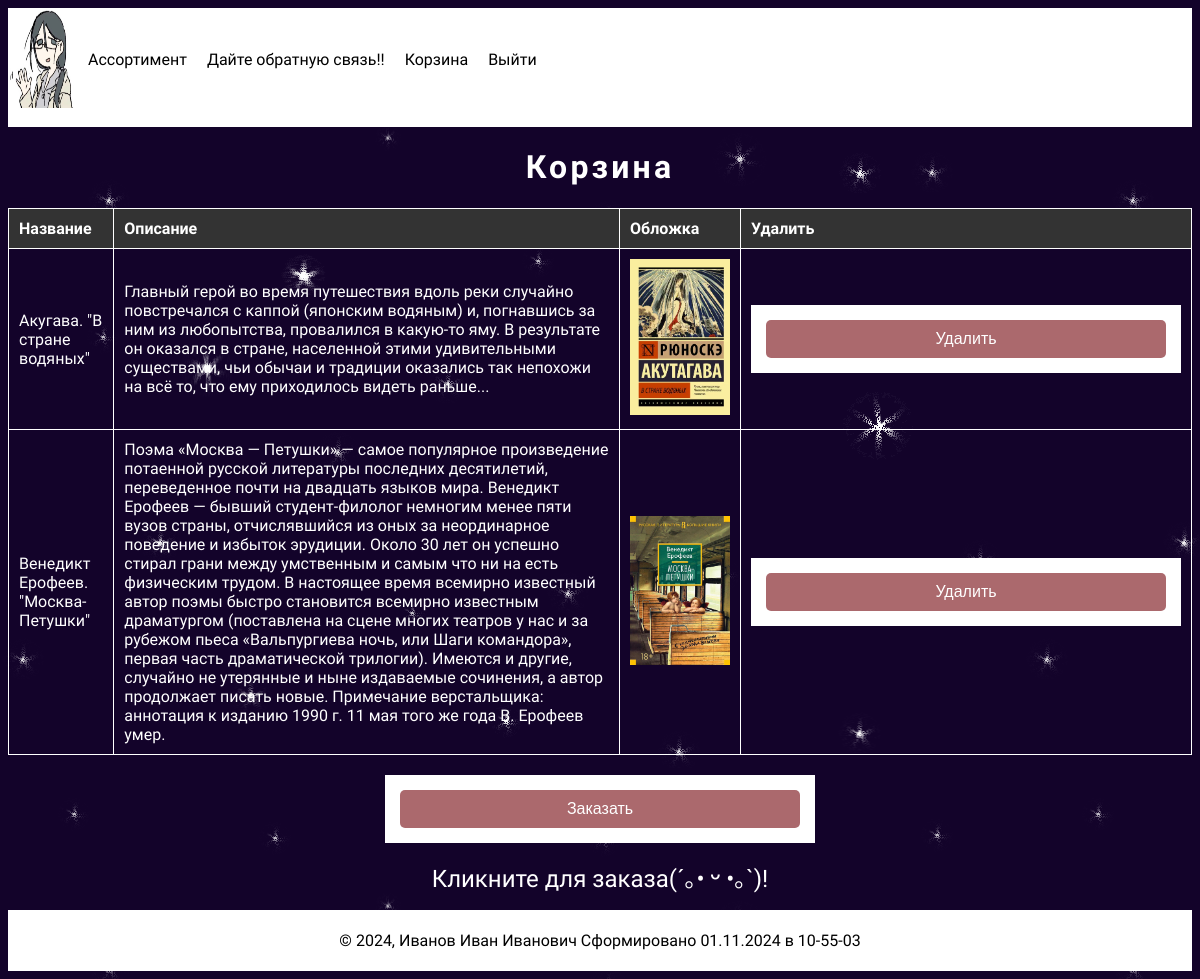
Page /bag.php on the committed database.
### tables this page shows
CREATE TABLE `bag` (
  `id` int(11) NOT NULL,
  `name` varchar(255) NOT NULL,
  `img` varchar(255) NOT NULL,
  `description` text NOT NULL
);

### bag.php (the view, shortened to what this page needs)
<?php
include "db.php";
$result = mysqli_query($mysql, "SELECT * FROM `bag`");
?>
<!DOCTYPE html>
<html lang="ru">
<head>
<link rel="stylesheet" href="first.css" />
</head>
<header>
<div class="name">
<a href="first.php">
<img src="что.jpg" width="70px" height="100px" />
</a>
</div>
<div class="menu">
<ul>
<li><a href="assortment_user.php">Ассортимент</a></li>
<li><a href="feedback_form.php">Дайте обратную связь!!</a></li>
<li><a href="bag.php">Корзина</a></li>
<li><a href="first.php">Выйти</a></li>
</ul>
</div>
</header>
<body>
<span style="color: white">
<h1>Корзина</h1>
<table>
<thead>
<tr>
<th>Название</th>
<th>Описание</th>
<th>Обложка</th>
<th class="delete-column">Удалить</th>
</tr>
</thead>
<tbody>
<?php
if ($result) {
    if (mysqli_num_rows($result) > 0) {
        while($row = mysqli_fetch_assoc($result)){
            ?>
            <tr>
            <td><?php echo $row['name']; ?></td>
            <td><?php echo $row['description']; ?></td>
            <td class="filters__img">
            <img title="<?php echo $row['name'];?>" src="<?php echo $row['img'];?>" width="100" height="auto" />
            </td>
            <td class="delete-column">
            <form action="remove_from_cart.php" method="POST">
            <button type="submit">Удалить</button>
            </form>
            </td>
            </tr>
            <?php
        }
    } else {
        echo "<tr><td colspan='4'>Корзина пуста.</td></tr>";
    }
} else {
    echo "<tr><td colspan='4'>Ошибка выполнения запроса: " . mysqli_error($mysql) . "</td></tr>";
}
?>
</tbody>
</table>
<form action="order.php" method="POST">
<button type="submit">Заказать</button>
</form>
<div class="nap">
<p>
<font size=5><span style="color: white">Кликните для заказа(´｡• ᵕ •｡`)!</span></font>
</p>
</div>
<footer>
<p>
&#169; 2024, Иванов Иван Иванович
<?php
echo "Сформировано " . date("d.m.Y в H-i-s");
?>
</p>
</footer>
</html>

### first.css (style rules this page uses)
header { display: flex; flex-flow: row nowrap; justify-content: flex-start; align-items: center; background-color: white; }
.nap { text-align: center; font-family: "Handjet"; }
.menu ul { font-family: "Handjet"; display: flex; flex-flow: row nowrap; margin: 0; padding: 0; font-size: 16px; line-height: 18px; list-style: none; }
.menu a, .menu .active { display: block; padding: 8px 10px; }
.menu a { color: #000; text-decoration: none; }
body { background-image: url(stars.gif); }
footer { font-family: "Handjet"; display: flex; justify-content: center; padding: 5px; background-color: white; color: black; }
table { font-family: "Handjet"; text-align: center; margin: 0 auto; width: 650px; border-top: 7px solid #bed7dc; border-collapse: collapse; text-align: center; margin-bottom: 20px; border: 1px solid #dddddd; }
td { text-align: center; padding: 10px; border: 3px solid #bed7dc; }
th { text-align: center; padding: 10px; border: 3px solid #bed7dc; }
form { background-color: #ffffff; width: 70%; margin: 0 auto; padding: 15px; }
h1 { font-family: "Handjet"; text-align: center; letter-spacing: 0.1em; }
form { display: flex; flex-direction: column; width: 400px; letter-spacing: 0.1em; text-align: center; }
div { margin-bottom: 15px; }
button[type="submit"] { background-color: #ab696d; color: white; padding: 10px 20px; border: none; border-radius: 5px; cursor: pointer; font-size: 16px; transition: background-color 0.3s ease; }

### bag.php (style rules this page uses)
table { width: 100%; border-collapse: collapse; }
th, td { border: 1px solid white; padding: 10px; text-align: left; }
th { background-color: #333; color: white; }
td { color: white; }
.delete-column { width: 100px; }

### rows in the picture
bag: name "Акугава. \"В стране водяных\"", description "Главный герой во время путешествия вдоль реки случайно повстречался с каппой (японским водяным) и, погнавшись за ним из любопытства, провалился в какую-то яму. В результате он оказался в стране, населенной этими удивительными существами, чьи обычаи и традиции оказались так непохожи на всё то, что ему приходилось видеть раньше...", img (picture)
bag: name "Венедикт Ерофеев. \"Москва-Петушки\"", description "Поэма «Москва — Петушки» — самое популярное произведение потаенной русской литературы последних десятилетий, переведенное почти на двадцать языков мира. Венедикт Ерофеев — бывший студент-филолог немногим менее пяти вузов страны, отчислявшийся из оных за неординарное поведение и избыток эрудиции. Около 30 лет он успешно стирал грани между умственным и самым что ни на есть физическим трудом. В настоящее время всемирно известный автор поэмы быстро становится всемирно известным драматургом (поставлена на сцене многих театров у нас и за рубежом пьеса «Вальпургиева ночь, или Шаги командора», первая часть драматической трилогии). Имеются и другие, случайно не утерянные и ныне издаваемые сочинения,…", img (picture)
